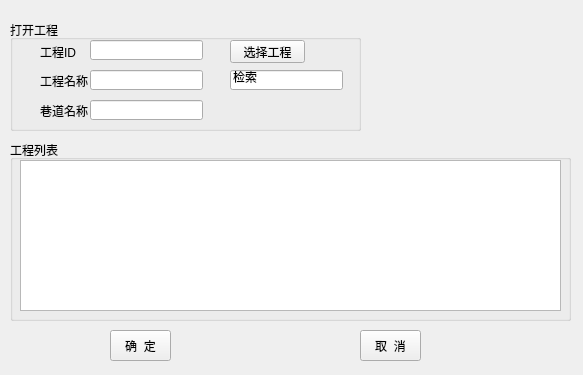
<?xml version="1.0" encoding="UTF-8"?>
<ui version="4.0">
 <class>openProjectForm</class>
 <widget class="QWidget" name="openProjectForm">
  <property name="geometry">
   <rect>
    <x>0</x>
    <y>0</y>
    <width>583</width>
    <height>375</height>
   </rect>
  </property>
  <property name="minimumSize">
   <size>
    <width>583</width>
    <height>375</height>
   </size>
  </property>
  <property name="maximumSize">
   <size>
    <width>583</width>
    <height>375</height>
   </size>
  </property>
  <property name="windowTitle">
   <string>打开工程</string>
  </property>
  <widget class="QGroupBox" name="groupBox">
   <property name="geometry">
    <rect>
     <x>10</x>
     <y>20</y>
     <width>351</width>
     <height>111</height>
    </rect>
   </property>
   <property name="title">
    <string>打开工程</string>
   </property>
   <widget class="QLabel" name="label">
    <property name="geometry">
     <rect>
      <x>30</x>
      <y>22</y>
      <width>54</width>
      <height>20</height>
     </rect>
    </property>
    <property name="text">
     <string>工程ID</string>
    </property>
   </widget>
   <widget class="QLabel" name="label_2">
    <property name="geometry">
     <rect>
      <x>30</x>
      <y>50</y>
      <width>54</width>
      <height>21</height>
     </rect>
    </property>
    <property name="text">
     <string>工程名称</string>
    </property>
   </widget>
   <widget class="QLabel" name="label_3">
    <property name="geometry">
     <rect>
      <x>30</x>
      <y>80</y>
      <width>54</width>
      <height>21</height>
     </rect>
    </property>
    <property name="text">
     <string>巷道名称</string>
    </property>
   </widget>
   <widget class="QLineEdit" name="IDlineEdit">
    <property name="geometry">
     <rect>
      <x>80</x>
      <y>20</y>
      <width>113</width>
      <height>20</height>
     </rect>
    </property>
   </widget>
   <widget class="QLineEdit" name="nameLineEdit">
    <property name="geometry">
     <rect>
      <x>80</x>
      <y>50</y>
      <width>113</width>
      <height>20</height>
     </rect>
    </property>
   </widget>
   <widget class="QLineEdit" name="lineEdit_3">
    <property name="geometry">
     <rect>
      <x>80</x>
      <y>80</y>
      <width>113</width>
      <height>20</height>
     </rect>
    </property>
   </widget>
   <widget class="QLineEdit" name="lineEdit_4">
    <property name="geometry">
     <rect>
      <x>220</x>
      <y>50</y>
      <width>113</width>
      <height>20</height>
     </rect>
    </property>
    <property name="text">
     <string>检索</string>
    </property>
   </widget>
   <widget class="QPushButton" name="pushButton_3">
    <property name="geometry">
     <rect>
      <x>220</x>
      <y>20</y>
      <width>75</width>
      <height>23</height>
     </rect>
    </property>
    <property name="text">
     <string>选择工程</string>
    </property>
   </widget>
  </widget>
  <widget class="QGroupBox" name="groupBox_2">
   <property name="geometry">
    <rect>
     <x>10</x>
     <y>140</y>
     <width>561</width>
     <height>181</height>
    </rect>
   </property>
   <property name="title">
    <string>工程列表</string>
   </property>
   <widget class="QTableWidget" name="tableWidget">
    <property name="geometry">
     <rect>
      <x>10</x>
      <y>20</y>
      <width>541</width>
      <height>151</height>
     </rect>
    </property>
   </widget>
  </widget>
  <widget class="QPushButton" name="onOKPushButton">
   <property name="geometry">
    <rect>
     <x>110</x>
     <y>330</y>
     <width>61</width>
     <height>31</height>
    </rect>
   </property>
   <property name="text">
    <string>确  定</string>
   </property>
  </widget>
  <widget class="QPushButton" name="pushButton_2">
   <property name="geometry">
    <rect>
     <x>360</x>
     <y>330</y>
     <width>61</width>
     <height>31</height>
    </rect>
   </property>
   <property name="text">
    <string>取  消</string>
   </property>
  </widget>
 </widget>
 <resources/>
 <connections/>
</ui>
